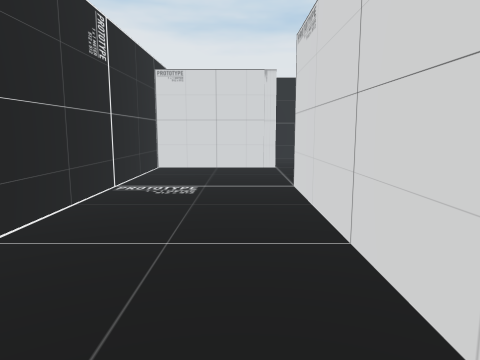
[1] (above)

22 first-person views from a walk through a Unity game level. The camera is 1.5 m above the floor, tilts 8° down and sees 70° across. The floor is counted in squares, 1 m on a side. Each view is taken from the middle of a square. On the plan, view 1 faces up. The plan holds only what a view shows up to about 16 squares ahead; the rest is blank.

[2]
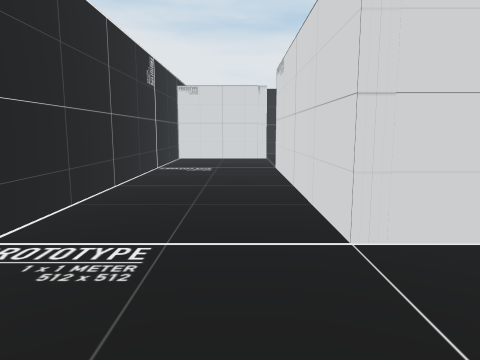

[3]
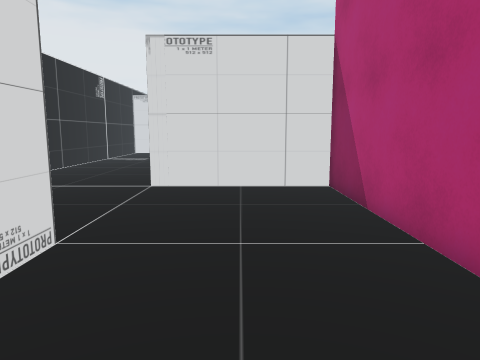

[4]
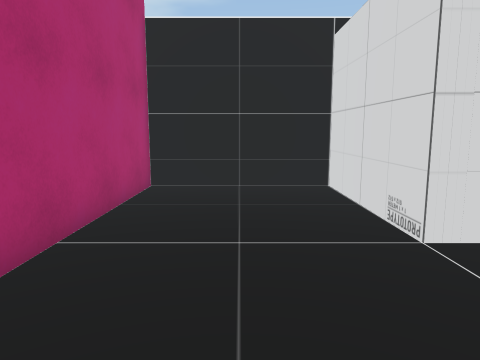

[5]
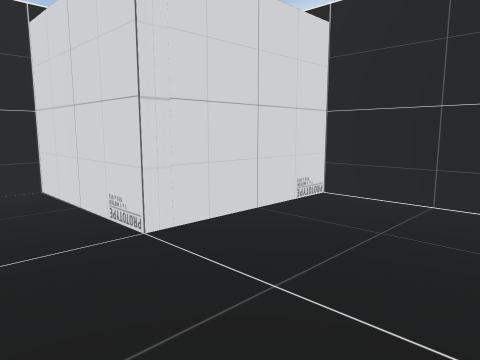

[6]
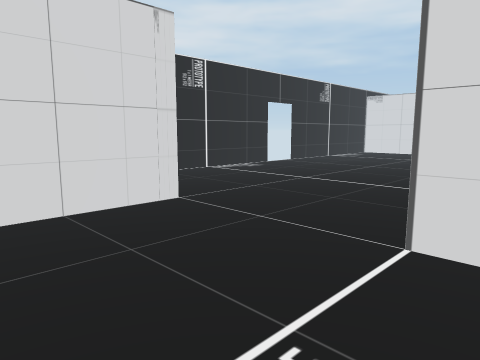

[7]
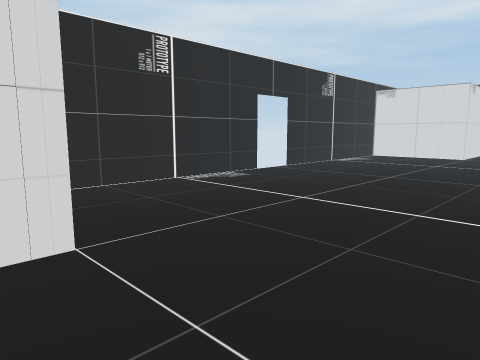

[8]
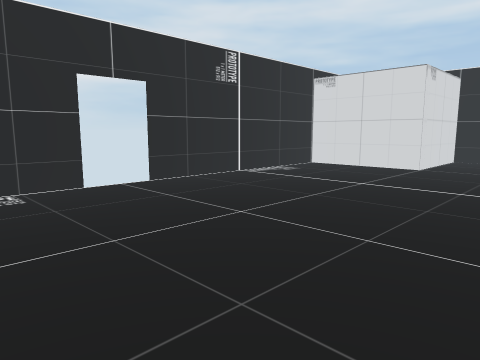

[9]
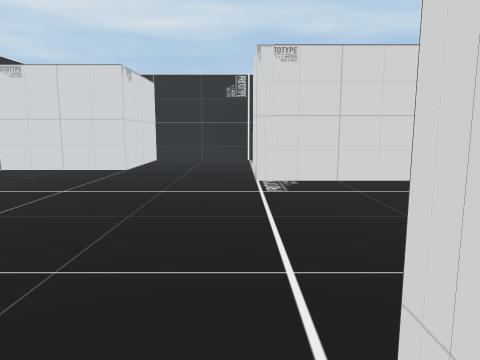

[10]
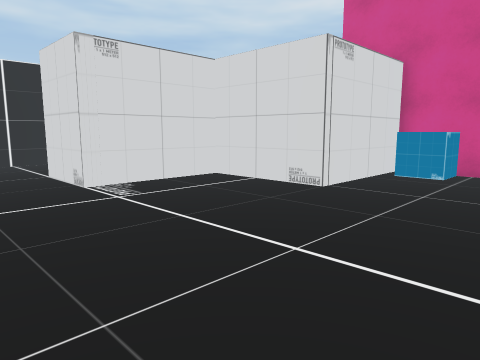

[11]
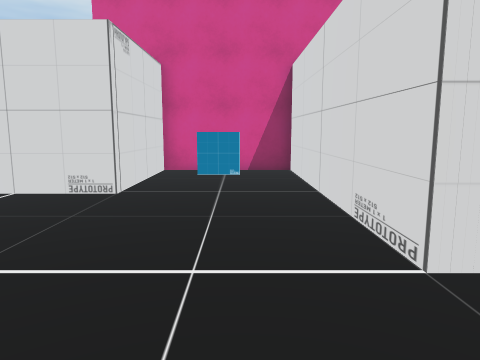

[12]
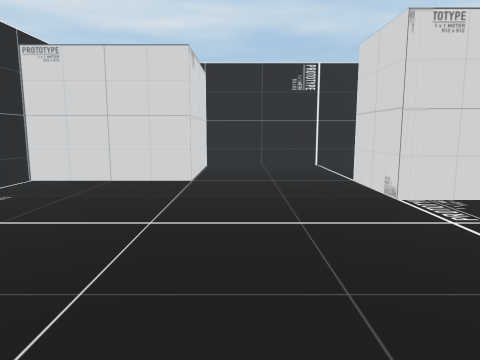

[13]
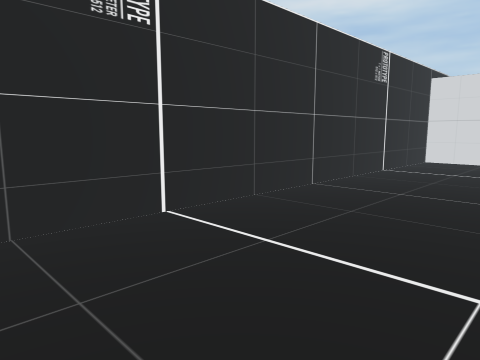

[14]
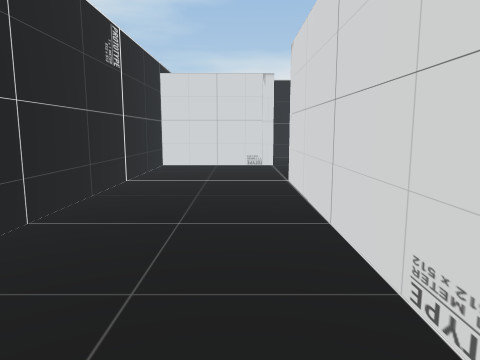

[15]
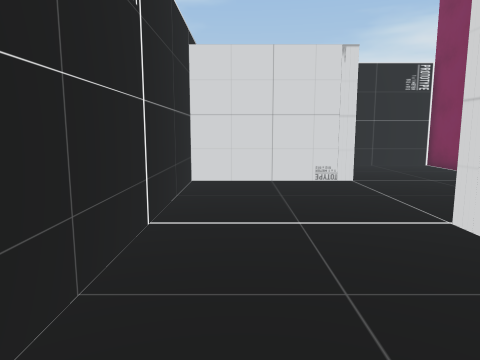

[16]
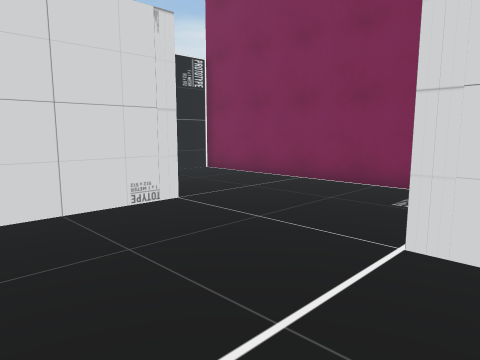

[17]
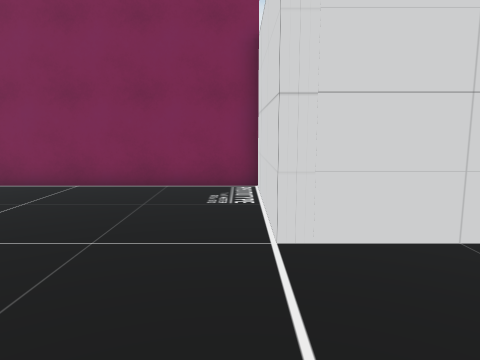

[18]
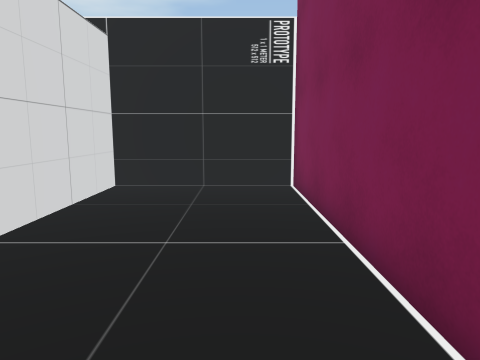

[19]
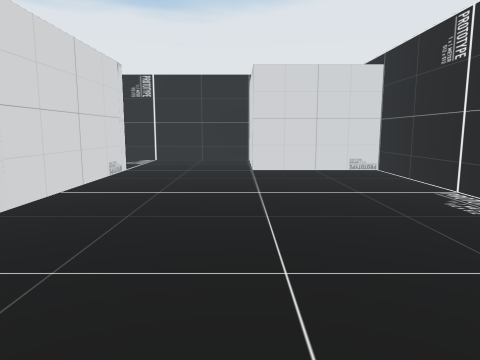

[20]
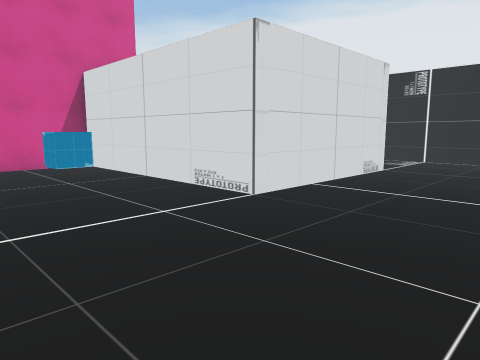

[21]
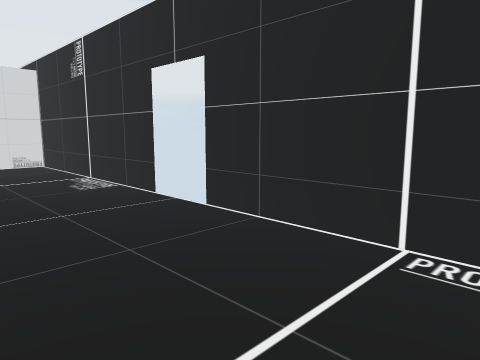

[22]
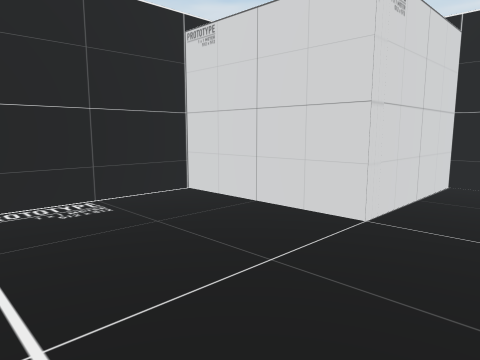

### Floor plan
Points are (right, up) in squares from view 1. A wall is a line through its corners. A room is listed if a view was taken in it or the views show most of it. See-through windows are left out.
Room 1 (views 1, 2, 3, 4, 5, 6, 7, 8, 9, 10, 11, 12, 13, 14, 15, 16, 17, 18, 19, 20, 21, 22)
walls: (21.5, 8.1) (21.5, -0.5) (16.5, -0.5) (16.5, -10.5) (21.5, -10.5) (21.5, -5.9); (10.6, 19.5) (1.5, 19.5) (1.5, 14.5) (-3.5, 14.5) (-3.5, -0.1); (21.4, -5.5) (26.5, -5.5) (26.5, 14.5) (21.5, 14.5) (21.5, 19.5) (12.5, 19.5); (-3.5, -2.2) (-3.5, -5.5) (1.5, -5.5) (1.5, -10.5) (6.5, -10.5) (6.5, -0.5) (1.5, -0.5) (1.5, 9.5) (9, 9.5) (9, -0.5) (14, -0.5) (14, 4.7) (18.5, 4.7) (18.5, 9.5) (21.5, 9.5)
objects: other object (11, 4) to (12, 5)

Where each view was taken, in squares from view 1:
view 1: 0 up, 0 right, facing up
view 2: 5 down, 0 right, facing up
view 3: 10 down, 4 right, facing up
view 4: 1 down, 4 right, facing down
view 5: 1 down, 4 right, facing down-left
view 6: 8 up, 3 left, facing up-right
view 7: 10 up, 0 right, facing up-right
view 8: 10 up, 7 right, facing up-right
view 9: 10 up, 8 right, facing right
view 10: 13 up, 9 right, facing down-right
view 11: 13 up, 11 right, facing down
view 12: 13 up, 11 right, facing right
view 13: 13 up, 21 right, facing down-right
view 14: 10 up, 23 right, facing down
view 15: 5 up, 25 right, facing down
view 16: 1 up, 26 right, facing down-left
view 17: 1 down, 26 right, facing left
view 18: 1 down, 18 right, facing down
view 19: 14 up, 15 right, facing left
view 20: 15 up, 15 right, facing down-left
view 21: 15 up, 18 right, facing up-left
view 22: 12 up, 16 right, facing up-right
